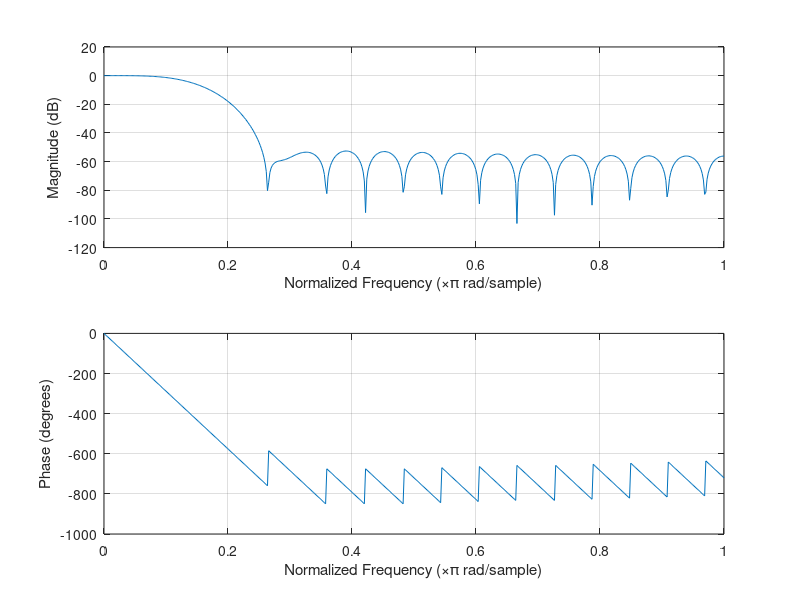

Recreate this plot in MATLAB.
clear all;
%create two tone signal.
fs=8000;

%A1,A2 are the amplitude of the signals
%f1,f2 are the frequency of the signals (Hz)
%fs  sampling frequency (Hz)
%duration in seconds
%cycle no of cycles
A1=1;
A2=1;
f1=500;
f2=3000;
dur=1/2;
cycle=5;

values=0:1/fs:(dur-1/fs);
sig1=A1*sin(2*pi* f1*values);
sig2=A2*sin(2*pi* f2*values);
sigtemp=[sig1';sig2']';
sig=[];

for i=1:cycle
    sig=[sig';sigtemp']';
end

sig=sig';

%get filter coefficients
Wo=0.15; %normalized cut off frequency 0<W0<1;
taps=32;
[b]=fir1(taps,Wo,'Low'); %Low pass filter
freqz(b,1,512);% Plot filter responses with 512 fft points
%figure;freqz(b,1,512);
filtered_signal=filter(b(1:32),1,sig); %filter the signal

soundsc(sig,fs); %Play orginal
soundsc(filtered_signal,fs); %Play filtered









